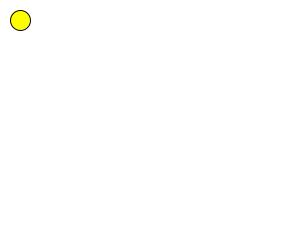
Frame 1 (no input)
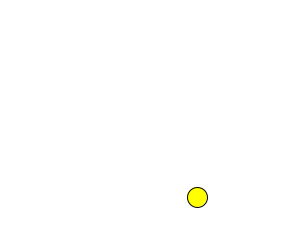
Frame 60 (the mouse pressed at the canvas centre just before this capture)
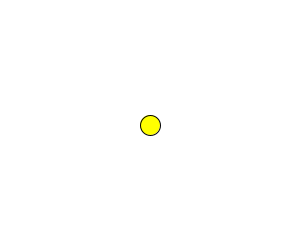
Frame 120 (the mouse held since frame 60 and released just before this capture)

The Processing sketch that drew these frames (run headless with seeded random() and noise(); from frame 60 on, the mouse is pressed at the canvas centre):

// Processing sketch: processing_106863
// ── processing_106863.pde

int x=20;
int y=20;

int dx=3;
int dy=3;
void setup() {  //setup function called initially, only once
  size(300, 250);
  
}

void draw() {  //draw function loops 
 background(255,255,255);
 fill(255,255,0);
 ellipse(x,y,20,20);
 
 x=x+dx;
 y=y+dy;
 
 if(y>250){
 dy=-dy;
 }
 if(y<0){
 dy=-dy;
 }
 
 if(x>300){
 dx=-dx;
 }
 if(x<0){
 dx=-dx;
 }

if(mousePressed){
x=mouseX;
y=mouseY;
}
}
